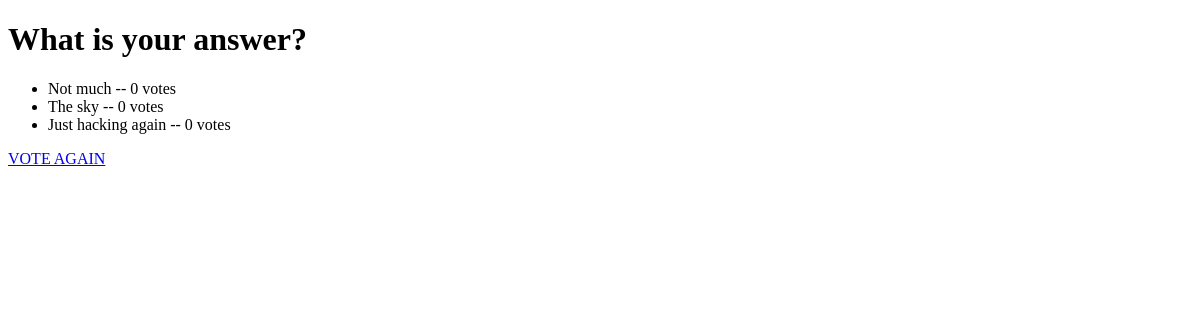
Before: /polls/1/results/ with the older database file.
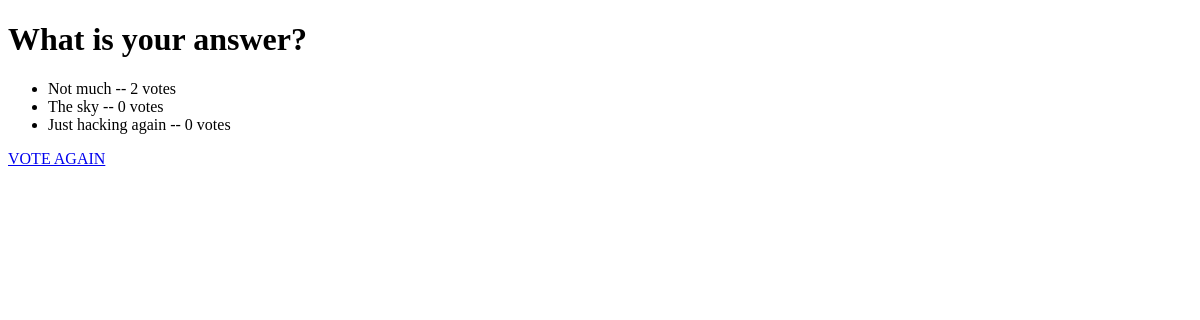
After: the same page with the newer database file.
### polls/models.py (models this page shows, shortened)
class Question(models.Model):
    question_text = models.CharField(max_length=69)
    pub_date = models.DateTimeField("date published")

class Choice(models.Model):
    question = models.ForeignKey(Question, on_delete=models.CASCADE)
    choice_text = models.CharField(max_length=69)
    votes = models.IntegerField(default=0)

### polls/views.py (the view)
# urls.py: path("<int:question_id>/results/", views.results, name="results"),
def results(request, question_id):
    question = get_object_or_404(Question, pk=question_id)
    return render(request, "polls/results.html", {"question": question})

### polls/templates/polls/results.html (shortened to what this page needs)
<!DOCTYPE html>
<html>
    <head>
    </head>
    <body>
        <h1>
            {{ question.question_text}}
        </h1>
        <ul>
            {% for choice in question.choice_set.all %}
            <li>
                {{ choice.choice_text }} -- {{ choice.votes }}
                                                vote{{ choice.votes|pluralize }}
            </li>
            {% endfor %}
        </ul>
        <a href="{% url 'polls:detail' question.id %}">VOTE AGAIN</a>
    </body>
</html>

Changed rows visible on the page:
changed Choice "Not much": votes "0" → "2"
